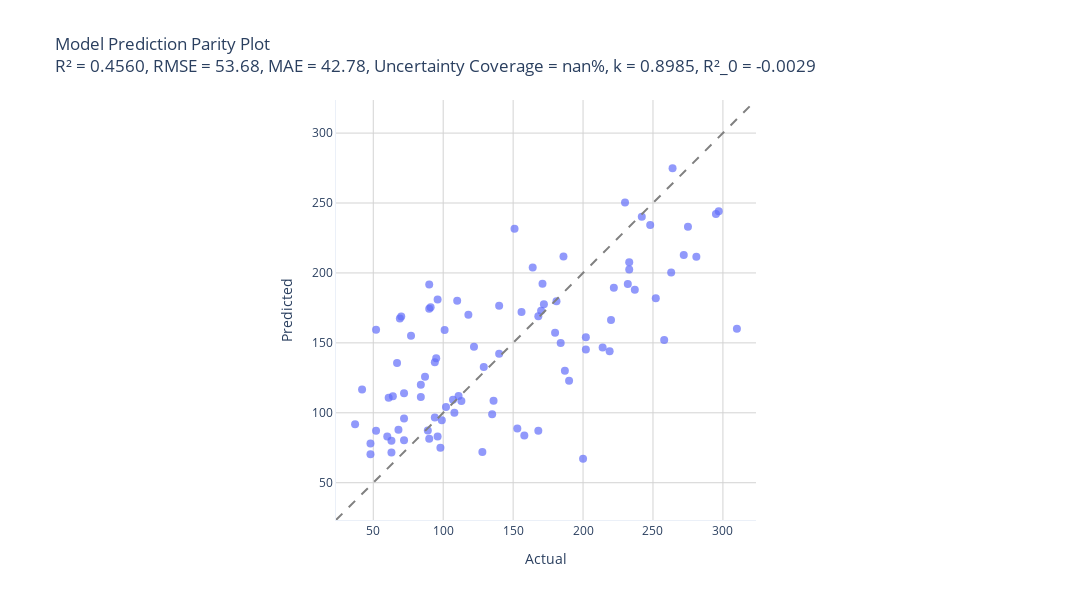

Notebook code cell kept with this figure:
### Code cell
create_parity_plot(diabetes_rf_results)

### Figure 1 — Plotly figure (JSON) as saved in the notebook; plotly's stock layout.template omitted (floating-point values rounded to 4 significant figures)
{"data": [{"hovertemplate": "Actual=%{x}<br>Predicted=%{y}<extra></extra>", "legendgroup": "", "marker": {"color": "#636efa", "opacity": 0.7, "size": 8, "symbol": "circle"}, "mode": "markers", "name": "", "orientation": "v", "showlegend": false, "type": "scatter", "x": [219.0, 70.0, 202.0, 230.0, 111.0, 84.0, 242.0, 272.0, 94.0, 96.0, 94.0, 252.0, 99.0, 297.0, 135.0, 67.0, 295.0, 264.0, 170.0, 275.0, 310.0, 64.0, 128.0, 232.0, 129.0, 118.0, 263.0, 77.0, 48.0, 107.0, 140.0, 113.0, 90.0, 164.0, 180.0, 233.0, 42.0, 84.0, 172.0, 63.0, 48.0, 108.0, 156.0, 168.0, 90.0, 52.0, 200.0, 87.0, 90.0, 258.0, 136.0, 158.0, 69.0, 72.0, 171.0, 95.0, 72.0, 151.0, 168.0, 60.0, 122.0, 52.0, 187.0, 102.0, 214.0, 248.0, 181.0, 110.0, 140.0, 202.0, 101.0, 222.0, 281.0, 61.0, 89.0, 91.0, 186.0, 220.0, 237.0, 233.0, 68.0, 190.0, 96.0, 72.0, 153.0, 98.0, 37.0, 63.0, 184.0], "xaxis": "x", "y": [144.1, 168.9, 153.9, 250.4, 112.0, 111.4, 240.2, 212.8, 136.1, 181.0, 96.55, 181.8, 94.72, 244.1, 99.02, 135.5, 242.1, 274.8, 173.0, 232.9, 160.1, 111.8, 71.98, 192.1, 132.7, 170.1, 200.3, 155.0, 70.3, 109.4, 176.5, 108.4, 191.8, 203.8, 157.3, 202.5, 116.6, 120.0, 177.6, 80.01, 78.01, 99.95, 172.0, 169.0, 174.5, 87.23, 67.23, 125.8, 81.45, 152.1, 108.6, 83.77, 167.4, 113.9, 192.2, 139.0, 95.84, 231.6, 87.1, 82.99, 147.3, 159.4, 130.1, 104.1, 146.7, 234.3, 179.8, 180.1, 142.2, 145.2, 159.3, 189.3, 211.6, 110.7, 87.42, 175.5, 211.7, 166.4, 187.9, 207.7, 87.85, 123.0, 83.11, 80.29, 88.8, 74.97, 91.83, 71.59, 149.9], "yaxis": "y"}], "layout": {"height": 600, "legend": {"tracegroupgap": 0}, "margin": {"b": 80, "l": 80, "r": 80, "t": 100}, "shapes": [{"line": {"color": "gray", "dash": "dash", "width": 2}, "type": "line", "x0": 23.35, "x1": 323.6, "y0": 23.35, "y1": 323.6}], "title": {"text": "Model Prediction Parity Plot<br>R² = 0.4560, RMSE = 53.68, MAE = 42.78, Uncertainty Coverage = nan%, k = 0.8985, R²_0 = -0.0029"}, "width": 1200, "xaxis": {"anchor": "y", "constrain": "domain", "domain": [0, 1], "gridcolor": "lightgray", "gridwidth": 1, "range": [23.35, 323.6], "showgrid": true, "showline": true, "title": {"text": "Actual"}}, "yaxis": {"anchor": "x", "constrain": "domain", "domain": [0, 1], "gridcolor": "lightgray", "gridwidth": 1, "range": [23.35, 323.6], "scaleanchor": "x", "scaleratio": 1, "showgrid": true, "showline": true, "title": {"text": "Predicted"}}}}
